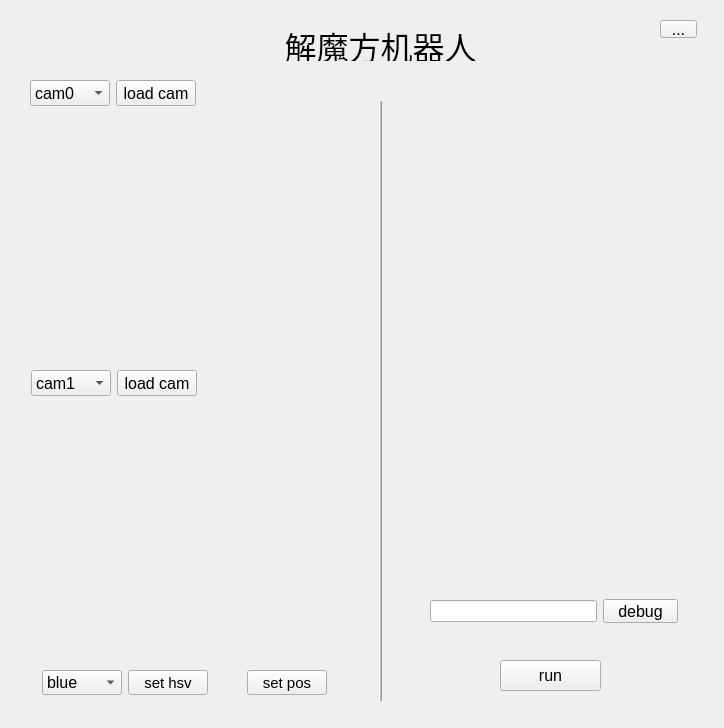
<?xml version="1.0" encoding="UTF-8"?>
<ui version="4.0">
 <class>Form</class>
 <widget class="QWidget" name="Form">
  <property name="geometry">
   <rect>
    <x>0</x>
    <y>0</y>
    <width>724</width>
    <height>728</height>
   </rect>
  </property>
  <property name="font">
   <font>
    <pointsize>12</pointsize>
   </font>
  </property>
  <property name="windowTitle">
   <string>Rubik's cube Robot</string>
  </property>
  <widget class="QLabel" name="label_6">
   <property name="geometry">
    <rect>
     <x>270</x>
     <y>10</y>
     <width>221</width>
     <height>51</height>
    </rect>
   </property>
   <property name="text">
    <string>&lt;html&gt;&lt;head/&gt;&lt;body&gt;&lt;p&gt;&lt;span style=&quot; font-size:36pt; vertical-align:sub;&quot;&gt;解魔方机器人&lt;/span&gt;&lt;/p&gt;&lt;/body&gt;&lt;/html&gt;</string>
   </property>
   <property name="alignment">
    <set>Qt::AlignCenter</set>
   </property>
  </widget>
  <widget class="Line" name="line">
   <property name="geometry">
    <rect>
     <x>370</x>
     <y>100</y>
     <width>20</width>
     <height>601</height>
    </rect>
   </property>
   <property name="frameShadow">
    <enum>QFrame::Raised</enum>
   </property>
   <property name="lineWidth">
    <number>1</number>
   </property>
   <property name="midLineWidth">
    <number>1</number>
   </property>
   <property name="orientation">
    <enum>Qt::Vertical</enum>
   </property>
  </widget>
  <widget class="QLabel" name="label_7">
   <property name="geometry">
    <rect>
     <x>30</x>
     <y>110</y>
     <width>320</width>
     <height>240</height>
    </rect>
   </property>
   <property name="text">
    <string/>
   </property>
   <property name="pixmap">
    <pixmap resource="qrc_image.qrc">:/res/res/load_camera.jpg</pixmap>
   </property>
  </widget>
  <widget class="QLabel" name="label_8">
   <property name="geometry">
    <rect>
     <x>30</x>
     <y>400</y>
     <width>320</width>
     <height>240</height>
    </rect>
   </property>
   <property name="text">
    <string/>
   </property>
   <property name="pixmap">
    <pixmap resource="qrc_image.qrc">:/res/res/load_camera.jpg</pixmap>
   </property>
  </widget>
  <widget class="QLabel" name="label_9">
   <property name="geometry">
    <rect>
     <x>420</x>
     <y>100</y>
     <width>270</width>
     <height>360</height>
    </rect>
   </property>
   <property name="text">
    <string/>
   </property>
   <property name="pixmap">
    <pixmap resource="qrc_image.qrc">:/res/res/draw_cube.jpg</pixmap>
   </property>
  </widget>
  <widget class="QToolButton" name="toolButton">
   <property name="geometry">
    <rect>
     <x>660</x>
     <y>20</y>
     <width>37</width>
     <height>18</height>
    </rect>
   </property>
   <property name="text">
    <string>...</string>
   </property>
  </widget>
  <widget class="QWidget" name="layoutWidget">
   <property name="geometry">
    <rect>
     <x>42</x>
     <y>670</y>
     <width>285</width>
     <height>25</height>
    </rect>
   </property>
   <layout class="QHBoxLayout" name="horizontalLayout_3">
    <item>
     <widget class="QComboBox" name="comboBox">
      <item>
       <property name="text">
        <string>blue</string>
       </property>
      </item>
      <item>
       <property name="text">
        <string>white</string>
       </property>
      </item>
      <item>
       <property name="text">
        <string>orange</string>
       </property>
      </item>
      <item>
       <property name="text">
        <string>green</string>
       </property>
      </item>
      <item>
       <property name="text">
        <string>yellow</string>
       </property>
      </item>
     </widget>
    </item>
    <item>
     <widget class="QPushButton" name="pushButton_7">
      <property name="enabled">
       <bool>true</bool>
      </property>
      <property name="font">
       <font>
        <pointsize>11</pointsize>
       </font>
      </property>
      <property name="text">
       <string>set hsv</string>
      </property>
      <property name="iconSize">
       <size>
        <width>16</width>
        <height>16</height>
       </size>
      </property>
     </widget>
    </item>
    <item>
     <spacer name="horizontalSpacer">
      <property name="orientation">
       <enum>Qt::Horizontal</enum>
      </property>
      <property name="sizeHint" stdset="0">
       <size>
        <width>40</width>
        <height>20</height>
       </size>
      </property>
     </spacer>
    </item>
    <item>
     <widget class="QPushButton" name="pushButton_8">
      <property name="enabled">
       <bool>true</bool>
      </property>
      <property name="font">
       <font>
        <pointsize>11</pointsize>
       </font>
      </property>
      <property name="text">
       <string>set pos</string>
      </property>
      <property name="iconSize">
       <size>
        <width>16</width>
        <height>16</height>
       </size>
      </property>
     </widget>
    </item>
   </layout>
  </widget>
  <widget class="QWidget" name="layoutWidget">
   <property name="geometry">
    <rect>
     <x>30</x>
     <y>80</y>
     <width>166</width>
     <height>26</height>
    </rect>
   </property>
   <layout class="QHBoxLayout" name="horizontalLayout_7">
    <item>
     <widget class="QSplitter" name="splitter">
      <property name="orientation">
       <enum>Qt::Horizontal</enum>
      </property>
      <widget class="QComboBox" name="comboBox_2">
       <property name="currentText">
        <string>cam0</string>
       </property>
       <item>
        <property name="text">
         <string>cam0</string>
        </property>
       </item>
       <item>
        <property name="text">
         <string>cam1</string>
        </property>
       </item>
       <item>
        <property name="text">
         <string>cam2</string>
        </property>
       </item>
       <item>
        <property name="text">
         <string>cam3</string>
        </property>
       </item>
       <item>
        <property name="text">
         <string>cam4</string>
        </property>
       </item>
      </widget>
     </widget>
    </item>
    <item>
     <widget class="QPushButton" name="pushButton">
      <property name="text">
       <string>load cam</string>
      </property>
     </widget>
    </item>
   </layout>
  </widget>
  <widget class="QWidget" name="layoutWidget">
   <property name="geometry">
    <rect>
     <x>31</x>
     <y>370</y>
     <width>166</width>
     <height>26</height>
    </rect>
   </property>
   <layout class="QHBoxLayout" name="horizontalLayout_8">
    <item>
     <widget class="QSplitter" name="splitter_2">
      <property name="orientation">
       <enum>Qt::Horizontal</enum>
      </property>
      <widget class="QComboBox" name="comboBox_3">
       <property name="currentIndex">
        <number>1</number>
       </property>
       <item>
        <property name="text">
         <string>cam0</string>
        </property>
       </item>
       <item>
        <property name="text">
         <string>cam1</string>
        </property>
       </item>
       <item>
        <property name="text">
         <string>cam2</string>
        </property>
       </item>
       <item>
        <property name="text">
         <string>cam3</string>
        </property>
       </item>
       <item>
        <property name="text">
         <string>cam4</string>
        </property>
       </item>
      </widget>
     </widget>
    </item>
    <item>
     <widget class="QPushButton" name="pushButton_2">
      <property name="text">
       <string>load cam</string>
      </property>
     </widget>
    </item>
   </layout>
  </widget>
  <widget class="QPushButton" name="pushButton_3">
   <property name="geometry">
    <rect>
     <x>500</x>
     <y>660</y>
     <width>101</width>
     <height>31</height>
    </rect>
   </property>
   <property name="text">
    <string>run</string>
   </property>
  </widget>
  <widget class="QLineEdit" name="lineEdit">
   <property name="geometry">
    <rect>
     <x>430</x>
     <y>600</y>
     <width>167</width>
     <height>22</height>
    </rect>
   </property>
   <property name="text">
    <string/>
   </property>
  </widget>
  <widget class="QPushButton" name="pushButton_4">
   <property name="geometry">
    <rect>
     <x>603</x>
     <y>599</y>
     <width>75</width>
     <height>24</height>
    </rect>
   </property>
   <property name="text">
    <string>debug</string>
   </property>
  </widget>
  <widget class="QLabel" name="label">
   <property name="geometry">
    <rect>
     <x>420</x>
     <y>490</y>
     <width>270</width>
     <height>85</height>
    </rect>
   </property>
   <property name="text">
    <string/>
   </property>
   <property name="pixmap">
    <pixmap resource="qrc_image.qrc">:/res/res/bug.jpg</pixmap>
   </property>
   <property name="alignment">
    <set>Qt::AlignCenter</set>
   </property>
  </widget>
 </widget>
 <resources>
  <include location="qrc_image.qrc"/>
 </resources>
 <connections>
  <connection>
   <sender>pushButton_8</sender>
   <signal>clicked()</signal>
   <receiver>Form</receiver>
   <slot>button_setpos_clicked()</slot>
   <hints>
    <hint type="sourcelabel">
     <x>295</x>
     <y>687</y>
    </hint>
    <hint type="destinationlabel">
     <x>313</x>
     <y>680</y>
    </hint>
   </hints>
  </connection>
  <connection>
   <sender>pushButton_7</sender>
   <signal>clicked()</signal>
   <receiver>Form</receiver>
   <slot>button_sethsv_clicked()</slot>
   <hints>
    <hint type="sourcelabel">
     <x>150</x>
     <y>678</y>
    </hint>
    <hint type="destinationlabel">
     <x>37</x>
     <y>642</y>
    </hint>
   </hints>
  </connection>
  <connection>
   <sender>toolButton</sender>
   <signal>clicked()</signal>
   <receiver>Form</receiver>
   <slot>button_tools_clicked()</slot>
   <hints>
    <hint type="sourcelabel">
     <x>682</x>
     <y>25</y>
    </hint>
    <hint type="destinationlabel">
     <x>682</x>
     <y>53</y>
    </hint>
   </hints>
  </connection>
  <connection>
   <sender>pushButton</sender>
   <signal>clicked()</signal>
   <receiver>Form</receiver>
   <slot>button_loadcam1_clicked()</slot>
   <hints>
    <hint type="sourcelabel">
     <x>194</x>
     <y>97</y>
    </hint>
    <hint type="destinationlabel">
     <x>284</x>
     <y>62</y>
    </hint>
   </hints>
  </connection>
  <connection>
   <sender>pushButton_2</sender>
   <signal>clicked()</signal>
   <receiver>Form</receiver>
   <slot>button_loadcam2_clicked()</slot>
   <hints>
    <hint type="sourcelabel">
     <x>195</x>
     <y>382</y>
    </hint>
    <hint type="destinationlabel">
     <x>322</x>
     <y>374</y>
    </hint>
   </hints>
  </connection>
  <connection>
   <sender>pushButton_3</sender>
   <signal>clicked()</signal>
   <receiver>Form</receiver>
   <slot>button_run_clicked()</slot>
   <hints>
    <hint type="sourcelabel">
     <x>584</x>
     <y>670</y>
    </hint>
    <hint type="destinationlabel">
     <x>652</x>
     <y>644</y>
    </hint>
   </hints>
  </connection>
  <connection>
   <sender>pushButton_4</sender>
   <signal>clicked()</signal>
   <receiver>Form</receiver>
   <slot>button_debug_clicked()</slot>
   <hints>
    <hint type="sourcelabel">
     <x>618</x>
     <y>618</y>
    </hint>
    <hint type="destinationlabel">
     <x>687</x>
     <y>587</y>
    </hint>
   </hints>
  </connection>
 </connections>
 <slots>
  <slot>button_setpos_clicked()</slot>
  <slot>button_run_clicked()</slot>
  <slot>button_sethsv_clicked()</slot>
  <slot>button_tools_clicked()</slot>
  <slot>button_loadcam1_clicked()</slot>
  <slot>button_loadcam2_clicked()</slot>
  <slot>button_debug_clicked()</slot>
 </slots>
</ui>
